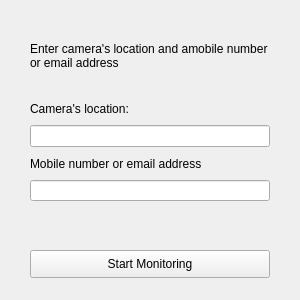
<?xml version="1.0" encoding="UTF-8"?>
<ui version="4.0">
 <class>MainWindow</class>
 <widget class="QMainWindow" name="MainWindow">
  <property name="geometry">
   <rect>
    <x>0</x>
    <y>0</y>
    <width>300</width>
    <height>300</height>
   </rect>
  </property>
  <property name="minimumSize">
   <size>
    <width>300</width>
    <height>300</height>
   </size>
  </property>
  <property name="maximumSize">
   <size>
    <width>300</width>
    <height>300</height>
   </size>
  </property>
  <property name="windowTitle">
   <string>Weapon Detection</string>
  </property>
  <widget class="QWidget" name="centralwidget">
   <widget class="QLabel" name="label">
    <property name="geometry">
     <rect>
      <x>30</x>
      <y>20</y>
      <width>241</width>
      <height>71</height>
     </rect>
    </property>
    <property name="text">
     <string>Enter camera's location and amobile number or email address</string>
    </property>
    <property name="wordWrap">
     <bool>true</bool>
    </property>
   </widget>
   <widget class="QLabel" name="label_2">
    <property name="geometry">
     <rect>
      <x>30</x>
      <y>101</y>
      <width>111</width>
      <height>16</height>
     </rect>
    </property>
    <property name="text">
     <string>Camera's location:</string>
    </property>
   </widget>
   <widget class="QLabel" name="label_3">
    <property name="geometry">
     <rect>
      <x>30</x>
      <y>156</y>
      <width>191</width>
      <height>16</height>
     </rect>
    </property>
    <property name="text">
     <string>Mobile number or email address</string>
    </property>
   </widget>
   <widget class="QPushButton" name="pushButton">
    <property name="geometry">
     <rect>
      <x>30</x>
      <y>250</y>
      <width>240</width>
      <height>28</height>
     </rect>
    </property>
    <property name="text">
     <string>Start Monitoring</string>
    </property>
   </widget>
   <widget class="QLineEdit" name="location_input">
    <property name="geometry">
     <rect>
      <x>30</x>
      <y>125</y>
      <width>240</width>
      <height>22</height>
     </rect>
    </property>
   </widget>
   <widget class="QLineEdit" name="sendTo_input">
    <property name="geometry">
     <rect>
      <x>30</x>
      <y>180</y>
      <width>240</width>
      <height>21</height>
     </rect>
    </property>
   </widget>
  </widget>
 </widget>
 <resources/>
 <connections/>
</ui>
